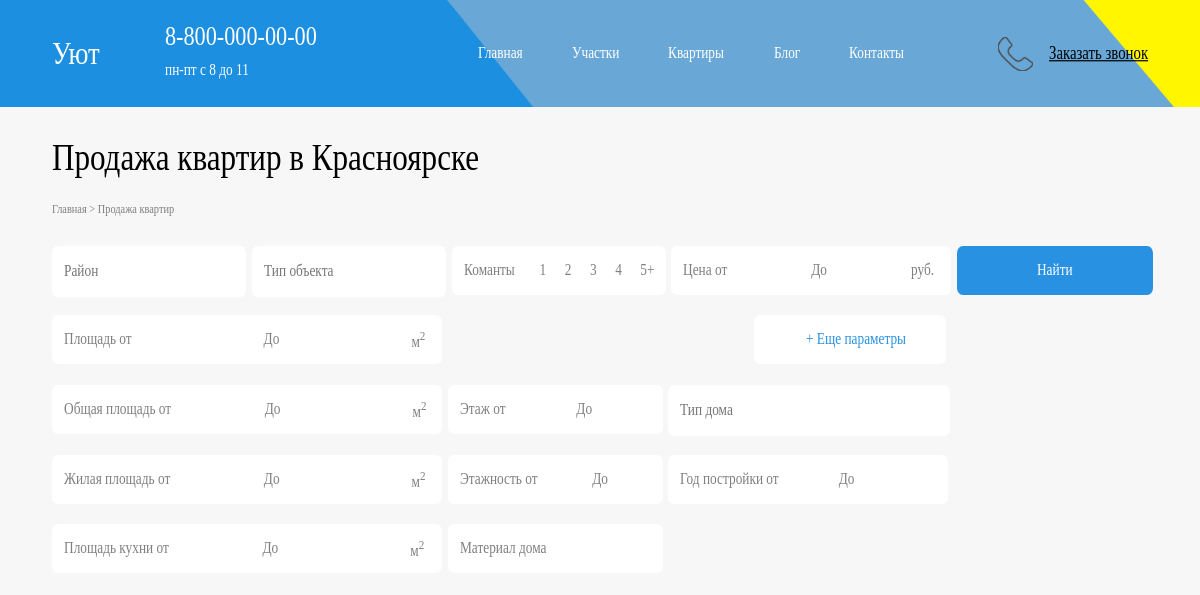
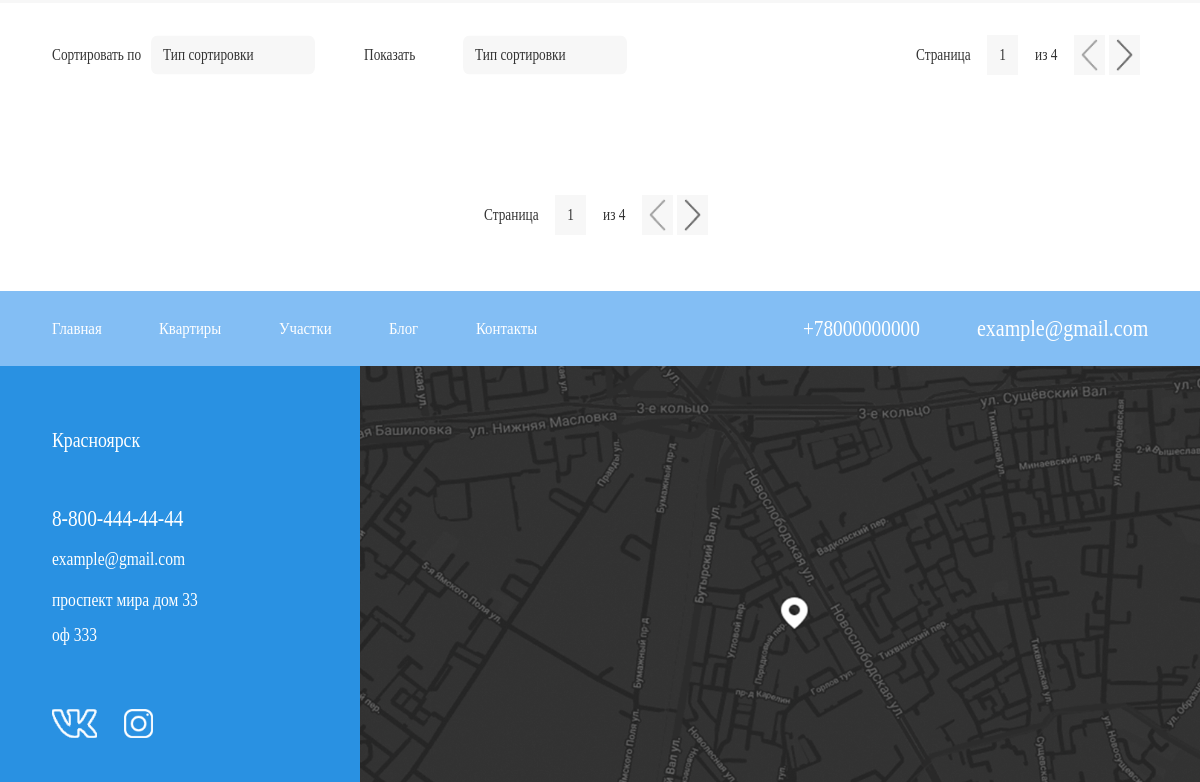
The app's page /flats/, older data (2 pictures, top to bottom).
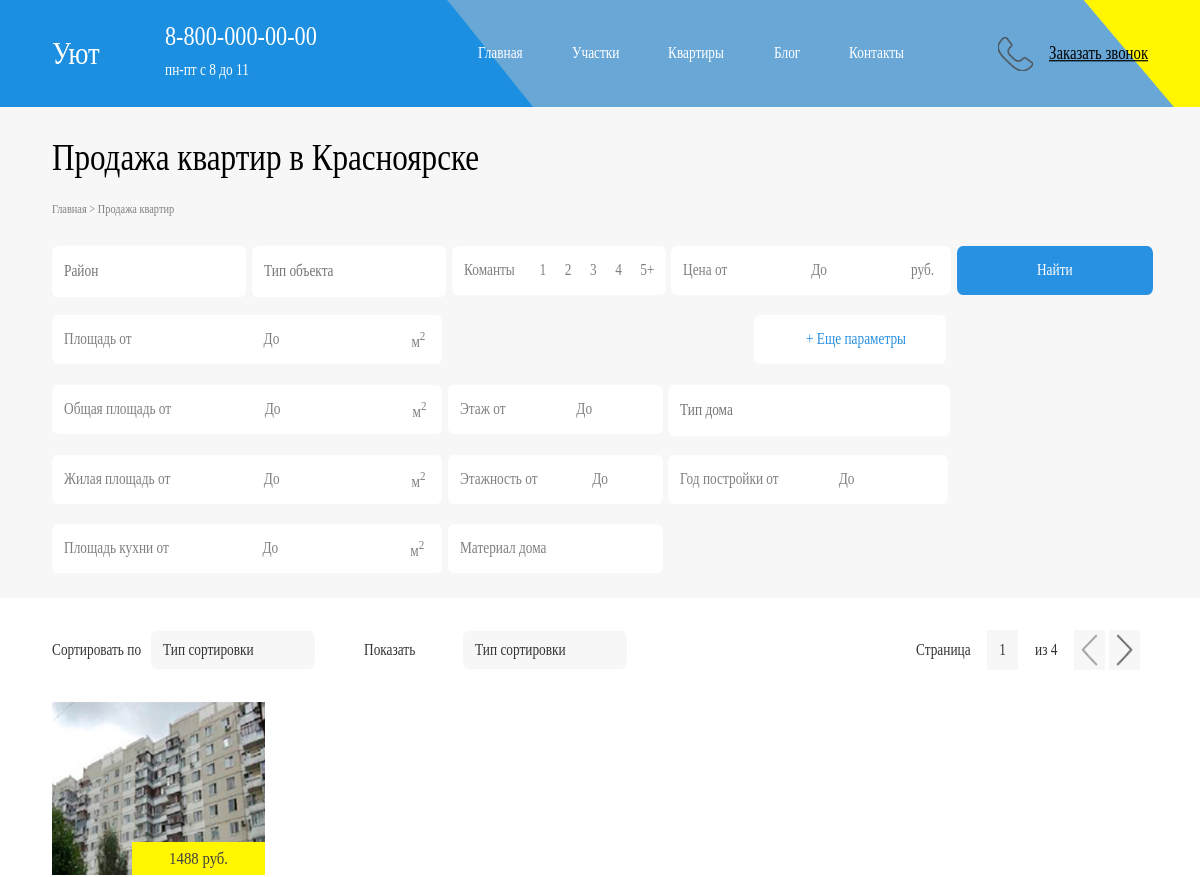
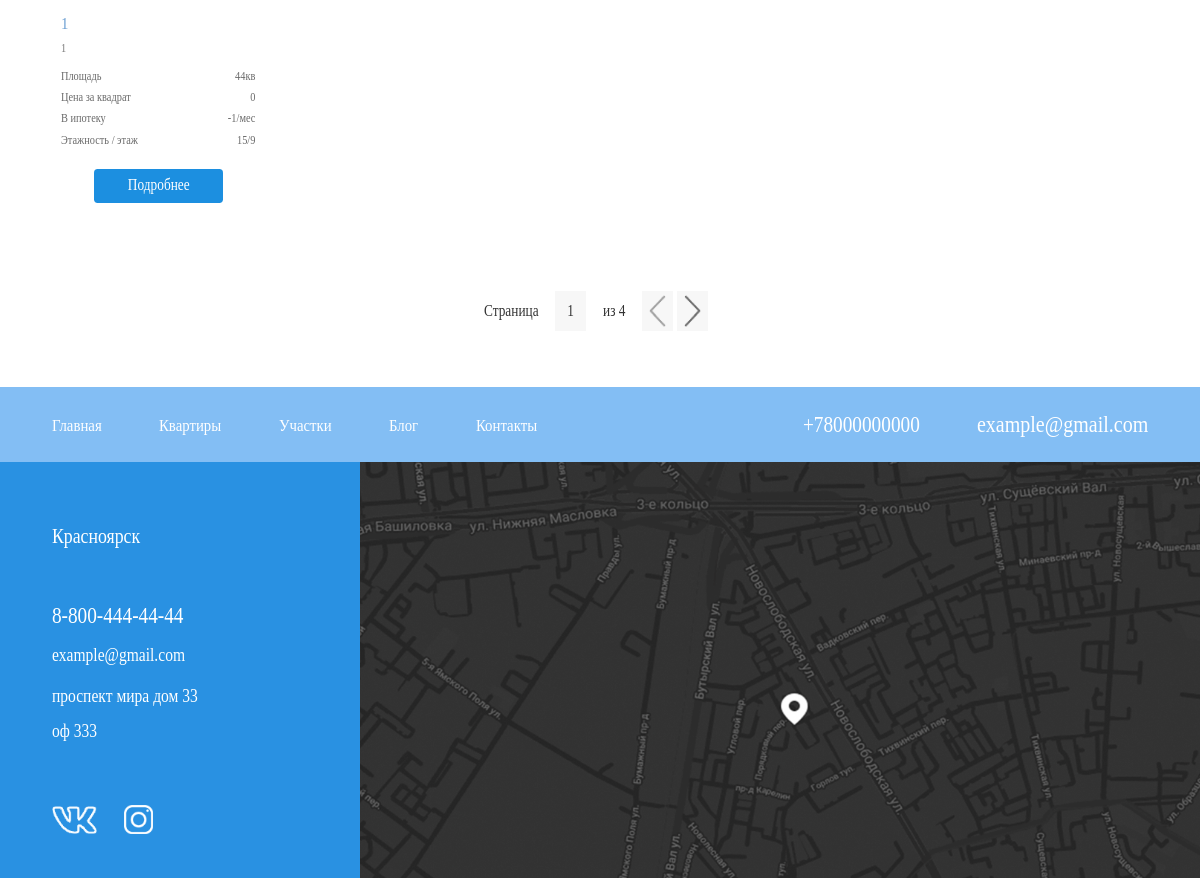
The same page, newer data (2 pictures, top to bottom).
### blog/models.py (models this page shows)
class Flat (models.Model):
    idef = models.IntegerField(default=0, verbose_name='Идентификатор (Уникальный!!!)')
    type_Flat_Land = models.CharField(max_length=200, default="flat", verbose_name='Участок или земля flat или land')
    subtype_Rent_Sale = models.CharField(max_length=200, default="rent", verbose_name='Продажа или аренда rent или sale')
    district = models.CharField(max_length=200, default="0", verbose_name='Район (без ошибок, а то не сработает)')
    title = models.CharField(max_length=200, verbose_name='Заголовок')
    text = models.CharField(max_length=5200, verbose_name='Описание')
    price = models.IntegerField(default=0, verbose_name='Цена')
    bank_price = models.IntegerField(default=0, verbose_name='Цена в ипотеку')
    adres = models.CharField(max_length=200, default='', verbose_name='Адрес')
    room = models.IntegerField(default=0, verbose_name='Количество комнат')
    square = models.IntegerField(default=0, verbose_name='Площадь')
    live_square = models.IntegerField(default=0, verbose_name='Общая площадь')
    kitchen_square = models.IntegerField(default=0, verbose_name='Площадь кухни')
    price_for_square = models.IntegerField(default=0, verbose_name='Цена за квадрат')
    floor = models.IntegerField(default=0, verbose_name='Этаж')
    floors = models.IntegerField(default=0, verbose_name='Колличество этажей')
    year = models.IntegerField(default=0, verbose_name='Год постройки')
    house_type = models.CharField(max_length=200, default='' , verbose_name='Тип дома')
    house_material = models.CharField(max_length=200, default='', verbose_name='Материал дома')
    seller_name = models.CharField(max_length=200, default='', verbose_name='Имя продавца')
    seller_phone = models.CharField(max_length=200, default='', verbose_name='Номер продавца')
    img = models.ImageField(upload_to='media/', blank=True, verbose_name='Картинка в превью. Обязательно.')

### blog/views.py (the view)
# urls.py: url(r'^flats/$', views.flats, name='flats'),
def flats(request,):
    flat = Flat.objects.all()
    return render(request, 'blog/flatsShort.html', {'flat': flat, })

### blog/templates/blog/flatsShort.html (shortened to what the changed rows need)
{% load static %}
<!DOCTYPE html>
<html lang="en">
<head>
    <link rel="stylesheet" href="{% static 'css/flats.css' %}">
</head>
<body>
    <article>
        <div class="result">
            <div class="objects">
            {% for flat in flat %}
                <div class="object">
                    <div class="back">
                        <div class="price">
                            <div class="text"> {{ flat.price }} руб.</div>
                        </div>
                    </div>
                    <div class="descr">
                        <div class="top">
                            <div class="rooms"> {{ flat.title }}</div>
                            <div class="adress">{{ flat.adres }}</div>
                        </div>
                        <div class="bottom">
                            <div class="row">
                                <div class="left">Площадь</div>
                                <div class="right">{{ flat.square }}кв</div>
                            </div>
                            <div class="row">
                                <div class="left">Цена за квадрат</div>
                                <div class="right">{{ flat.price_for_square }}</div>
                            </div>
                            <div class="row">
                                <div class="left">В ипотеку</div>
                                <div class="right">{{ flat.bank_price }}/мес</div>
                            </div>
                            <div class="row">
                                <div class="left">Этажность / этаж</div>
                                <div class="right">{{ flat.floors }}/{{ flat.floor }}</div>
                            </div>
                        </div>
                    </div>
                    <div class="button">
                        <a class="text" href="../flat/{{ flat.idef }}">Подробнее</a>
                    </div>
                </div>
            {% endfor %}
            </div>
        </div>
    </article>
</body>
</html>

Row changes from the older to the newer data that the page shows:
added Flat: price "1488", title "1", adres "1", square "44", price_for_square "0", bank_price "-1", floors "15", floor "9"
